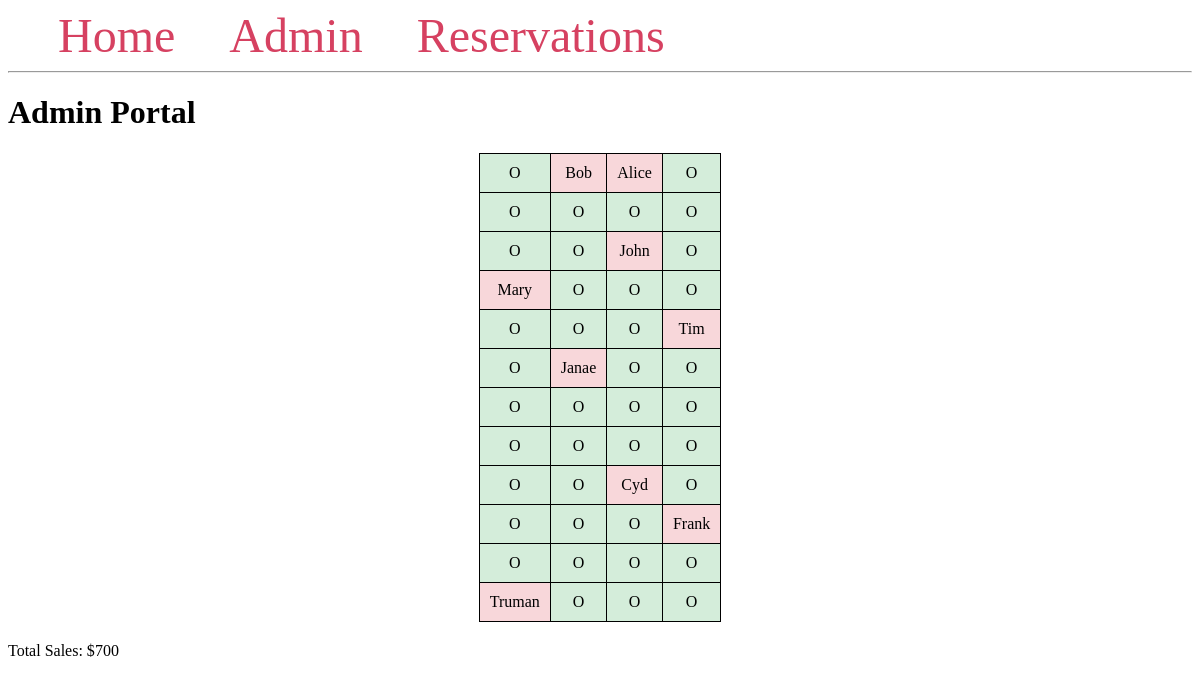
/admin_portal, run on the app's committed database.
### tables this page shows
CREATE TABLE reservations (
    id INTEGER PRIMARY KEY AUTOINCREMENT,
    passengerName TEXT NOT NULL,
    seatRow INTEGER NOT NULL,
    seatColumn INTEGER NOT NULL,
    eTicketNumber TEXT NOT NULL,
    created TIMESTAMP NOT NULL DEFAULT CURRENT_TIMESTAMP
);

### main.py (the view)
@app.route('/admin_portal')
def admin_portal():
    with sqlite3.connect('reservations.db') as conn:
        cur = conn.cursor()
        cur.execute("SELECT * FROM reservations")
        reservations = cur.fetchall()
        seating_chart = [[None for _ in range(4)] for _ in range(12)]
        for res in reservations:
            row, col, name = res[2], res[3], res[1]
            seating_chart[row][col] = name
        total_sales = sum(get_cost_matrix()[res[2]][res[3]] for res in reservations)
    return render_template('admin_portal.html', seating_chart=seating_chart, total_sales=total_sales)

### main.py (called while the page is built)
def get_cost_matrix():
    return [[100, 75, 50, 100] for _ in range(12)]

### templates/admin_portal.html (shortened to what this page needs)
{% extends "base.html" %}
{% block content %}
<h1>Admin Portal</h1>
<table>
    {% for row in seating_chart %}
    <tr>
        {% for seat in row %}
        <td class="{{ 'reserved' if seat else 'available' }}">{{ seat if seat else 'O' }}</td>
        {% endfor %}
    </tr>
    {% endfor %}
</table>
<p>Total Sales: ${{ total_sales }}</p>
{% endblock %}

### templates/base.html (shortened to what this page needs)
<!DOCTYPE html>
<html lang="en">
<head>
</head>
<body>
    <nav>
        <a href="{{ url_for('index') }}">Home</a>
        <a href="{{ url_for('admin') }}">Admin</a>
        <a href="{{ url_for('reserve') }}">Reservations</a>
    </nav>
    <hr>
    <div class="content">
        {% block content %}{% endblock %}
    </div>
</body>
</html>

### templates/base.html (style rules this page uses)
nav a { color: #d64161; font-size: 3em; margin-left: 50px; text-decoration: none; }
table { margin: 20px auto; border-collapse: collapse; }
th, td { border: 1px solid black; padding: 10px; text-align: center; }
.available { background-color: #d4edda; }
.reserved { background-color: #f8d7da; }

### data on the page
reservations: passengerName "Bob"
reservations: passengerName "Alice"
reservations: seat "O" "O" "O", passengerName "John"
reservations: passengerName "Mary", seat "O" "O" "O"
reservations: seat "O" "O" "O", passengerName "Tim"
reservations: seat "O" "O" "O", passengerName "Janae"
reservations: seat "O" "O" "O", passengerName "Cyd"
reservations: seat "O" "O" "O", passengerName "Frank"
reservations: passengerName "Truman", seat "O" "O" "O"

### other printed values
{{ seat if seat else 'O' }} "O" "O" "O" "O" "O" "O" "O" "O" "O" "O" "O" "O" "O" "O" "O" "O" "O" "O"
{{ total_sales }} "700"
